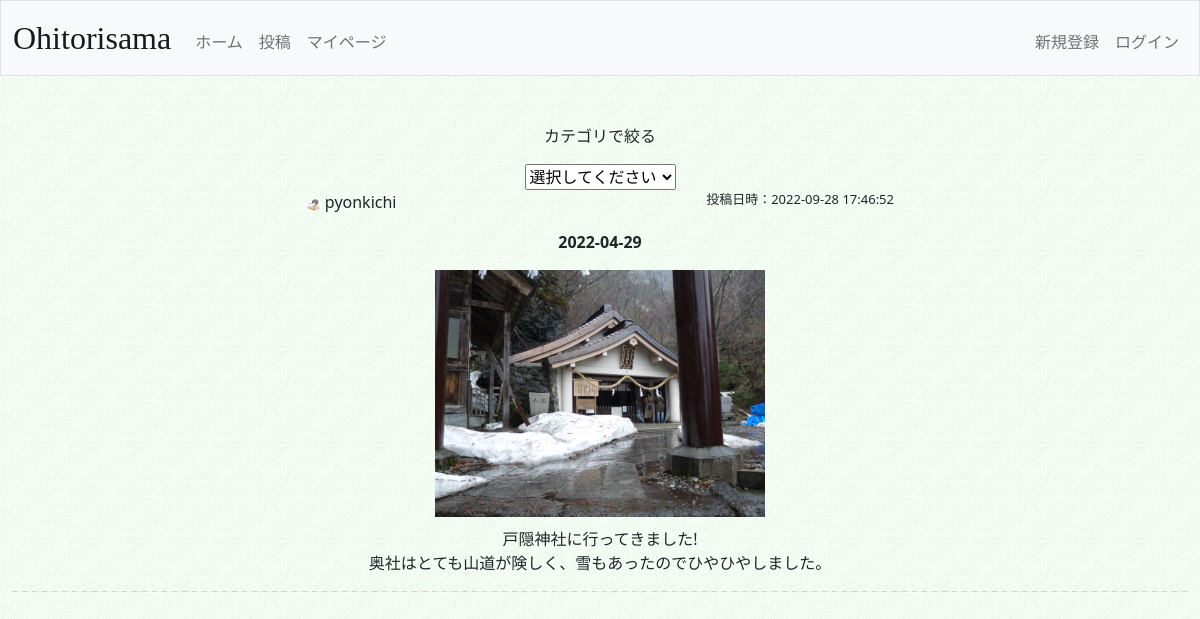
Page /home on the earlier database version.
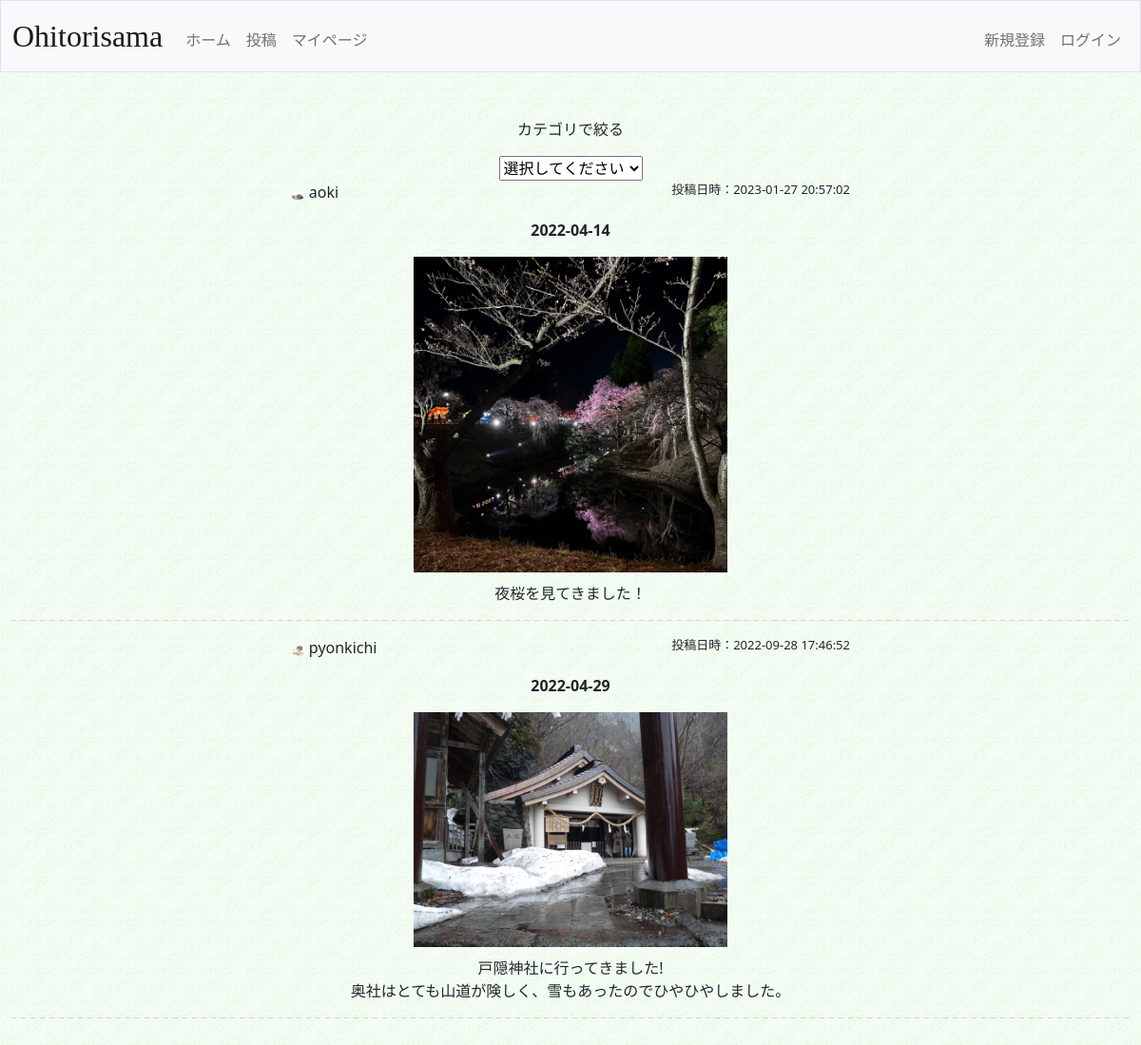
Same page on the later database version.
### tables this page shows
CREATE TABLE 'posts'(
'id' INTEGER PRIMARY KEY AUTOINCREMENT NOT NULL,
'userid' INTEGER NOT NULL,
'go_on' TEXT,
'post_text' TEXT NOT NULL,
'photo_path' TEXT,
'posted_at' TIMESTAMP DEFAULT(datetime('now','localtime')),
'like' INTEGER DEFAULT 0, cate INTEGER NOT NULL DEFAULT 0);

CREATE TABLE 'users'(
'id' INTEGER PRIMARY KEY DEFAULT 0,
'username' TEXT NOT NULL,
'hash' TEXT NOT NULL,
'display_name' TEXT DEFAULT 'unknown',
'icon' TEXT,
'comment' TEXT DEFAULT 'よろしくお願いします',
'created_at' TIMESTAMP DEFAULT(datetime('now','localtime'))
);

### app.py (the view)
@app.route("/home", methods=["GET", "POST"])
def home():
    if request.method == "POST":
        cate = request.form.get('cate')
        con = sqlite3.connect("./ohitori.db")
        db = con.cursor()
        posts = db.execute("SELECT go_on,post_text,photo_path,posted_at,like,users.display_name AS display_name,users.icon AS icon FROM posts JOIN users ON posts.userid = users.id WHERE cate=? ORDER BY posted_at DESC",(cate,)).fetchall()
        con.close()
        return render_template("home.html",post=posts)
    else:
        con = sqlite3.connect("./ohitori.db")
        db = con.cursor()
        posts = db.execute("SELECT go_on,post_text,photo_path,posted_at,like,users.display_name AS display_name,users.icon AS icon FROM posts JOIN users ON posts.userid = users.id ORDER BY posted_at DESC").fetchall()
        print(posts)
        con.close()
        return render_template("home.html",posts=posts)

### app.py (called while the page is built)
@app.after_request
def after_request(response):
    response.headers["Cache-Control"] = "no-cache, no-store, must-revalidate"
    response.headers["Expires"] = 0
    response.headers["Pragma"] = "no-cache"
    return response

### templates/home.html (shortened to what this page needs)
{% extends "layout.html" %}
{% block main %}
    <div>
        <p>カテゴリで絞る</p>
        <select name="cate" id="pulldown">
            <option value="0">選択してください</option>
        </select>
    </div>
    {% for post in posts %}
        <div class="info">
            <div class="user">
                <img src="../upload/iconimg/{{ post[6]}}" class="posticon">
                <p style="display:inline-block">{{ post[5] }}</p>
            </div>
            <div class="posttime">
                <p>投稿日時：{{ post[3] }}</p>
            </div>
        </div>
        <div class="contents">
            {% if post[0] != None %}
                <p class="goon">{{ post[0]}}</p>
            {% endif %}
            {% if post[2] != None %}
                <img src="../upload/postimg/{{ post[2] }}" width="40%" style="margin-bottom: 10px;">
            {% endif %}
            <p>{{ post[1] }}</p>
        </div>
        <hr class="dash">
    {% endfor %}
{% endblock %}

### templates/layout.html (shortened to what this page needs)
<!DOCTYPE html>
<html lang="en">
    <head prefix="og: http://ogp.me/ns# fb: http://ogp.me/ns/fb# article: http://ogp.me/ns/article#">
        <link href="https://cdn.jsdelivr.net/npm/bootstrap@5.1.3/dist/css/bootstrap.min.css" rel="stylesheet">
        <link href="/upload/styles.css" rel="stylesheet">
    </head>
    <body>
        <nav class="bg-light border navbar navbar-expand-md navbar-light">
            <div class="container-fluid">
                <a class="navbar-brand title century" href="/">Ohitorisama</a>
                <div class="collapse navbar-collapse" id="navbar">
                    {% if session["user_id"] %}
                        <ul class="navbar-nav me-auto mt-2">
                            <li class="nav-item"><a class="nav-link" href="/home">ホーム</a></li>
                            <li class="nav-item"><a class="nav-link" href="/post">投稿</a></li>
                            <li class="nav-item"><a class="nav-link" href="/mypage">マイページ</a></li>
                        </ul>
                        <ul class="navbar-nav ms-auto mt-2">
                            <li class="nav-item"><a class="nav-link" href="/logout">ログアウト</a></li>
                        </ul>
                    {% else %}
                        <ul class="navbar-nav me-auto mt-2">
                            <li class="nav-item"><a class="nav-link" href="/home">ホーム</a></li>
                            <li class="nav-item"><a class="nav-link" id="post">投稿</a></li>
                            <li class="nav-item"><a class="nav-link" id="mypage">マイページ</a></li>
                        </ul>
                        <ul class="navbar-nav ms-auto mt-2">
                            <li class="nav-item"><a class="nav-link" href="/register">新規登録</a></li>
                            <li class="nav-item"><a class="nav-link" href="/login">ログイン</a></li>
                        </ul>
                    {% endif %}
                </div>
            </div>
        </nav>
        <main class="container-fluid py-5 text-center">
            {% block main %}
            {% endblock %}
        </main>
    </body>
</html>

### upload/styles.css (style rules this page uses)
body { background: url("./background.gif") }
p { white-space: pre-wrap; }
.century { font-family: Century; }
.title { font-size: xxx-large; }
nav .navbar-brand { font-size: xx-large; }
.dash { height: 3px; border-width: 0; background-color: #f3ecec; background-image: -webkit-linear-gradient(right, #ddd6d6 5px,#855454 5px); background-image: linear-gradient(-90deg, #ddd6d6 5px,#855454 5px); background-size: 10px 10px; }
.info { display: inline-flex; width: 50%; }
.user { text-align: left; width: 50% }
.user p { vertical-align: middle; }
.posticon { width: 5%; border-radius: 50%; background-position: center center; margin-bottom: 10px; }
.posttime { font-size: small; width: 50%; }
.posttime p { text-align: right; }
.contents { width: 70%; margin: 0 auto; }
.goon { font-weight: bold; }

Differences in the rows shown:
added posts: icon (picture), display_name "aoki", posted_at "2023-01-27 20:57:02", go_on "2022-04-14", photo_path (picture), post_text "夜桜を見てきました！"
